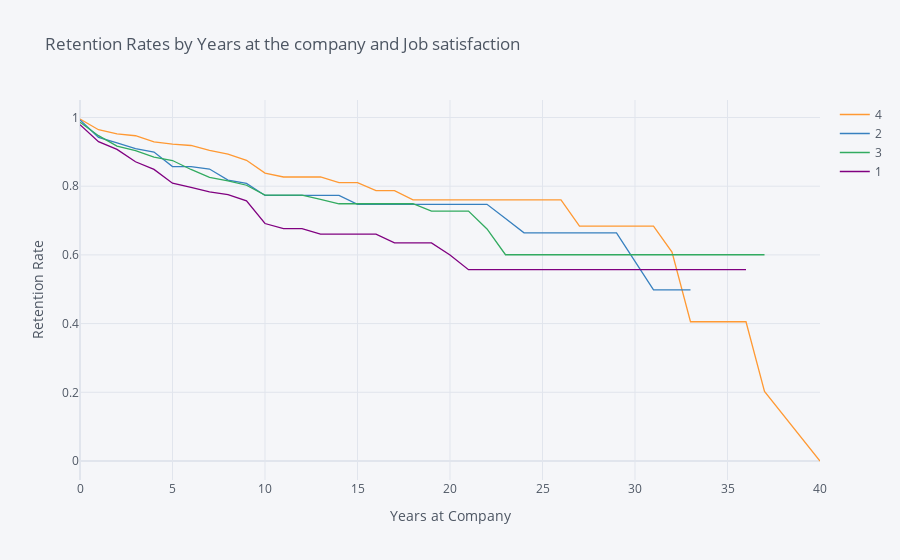

Notebook code for this chart:
### Markdown cell above
## 6. Let's find out how job satisfaction affects retention rates. Generate and plot survival curves for each level of job satisfaction by number of years at the company.

### Code cell
rates = survival(data, 'JobSatisfaction', 'YearsAtCompany', 'Attrition')

rates.iplot(kind='line', xTitle='Years at Company', yTitle='Retention Rate',
            title='Retention Rates by Years at the company and Job satisfaction')

### Figure 1 — Plotly figure (JSON) as saved in the notebook; plotly's stock layout.template omitted (floating-point values rounded to 4 significant figures)
{"data": [{"line": {"color": "rgba(255, 153, 51, 1.0)", "dash": "solid", "shape": "linear", "width": 1.3}, "mode": "lines", "name": "4", "text": "", "type": "scatter", "x": [0, 1, 2, 3, 4, 5, 6, 7, 8, 9, 10, 11, 12, 13, 14, 15, 16, 17, 18, 19, 20, 21, 22, 23, 24, 25, 26, 27, 29, 30, 31, 32, 33, 34, 36, 37, 40], "y": [0.9956, 0.9645, 0.9523, 0.9469, 0.929, 0.9226, 0.9185, 0.9043, 0.8933, 0.8754, 0.838, 0.8268, 0.8268, 0.8268, 0.8103, 0.8103, 0.7872, 0.7872, 0.76, 0.76, 0.76, 0.76, 0.76, 0.76, 0.76, 0.76, 0.76, 0.684, 0.684, 0.684, 0.684, 0.608, 0.4053, 0.4053, 0.4053, 0.2027, 0]}, {"line": {"color": "rgba(55, 128, 191, 1.0)", "dash": "solid", "shape": "linear", "width": 1.3}, "mode": "lines", "name": "2", "text": "", "type": "scatter", "x": [0, 1, 2, 3, 4, 5, 6, 7, 8, 9, 10, 11, 12, 13, 14, 15, 16, 17, 18, 19, 20, 21, 22, 23, 24, 25, 26, 27, 29, 30, 31, 32, 33, 34, 36, 37, 40], "y": [0.9929, 0.9423, 0.9263, 0.9091, 0.8996, 0.8573, 0.8573, 0.85, 0.8179, 0.8083, 0.7731, 0.7731, 0.7731, 0.7731, 0.7731, 0.7474, 0.7474, 0.7474, 0.7474, 0.7474, 0.7474, 0.7474, 0.7474, 0.7059, 0.6643, 0.6643, 0.6643, 0.6643, 0.6643, 0.5813, 0.4983, 0.4983, 0.4983, "", "", "", ""]}, {"line": {"color": "rgba(50, 171, 96, 1.0)", "dash": "solid", "shape": "linear", "width": 1.3}, "mode": "lines", "name": "3", "text": "", "type": "scatter", "x": [0, 1, 2, 3, 4, 5, 6, 7, 8, 9, 10, 11, 12, 13, 14, 15, 16, 17, 18, 19, 20, 21, 22, 23, 24, 25, 26, 27, 29, 30, 31, 32, 33, 34, 36, 37, 40], "y": [0.9864, 0.9471, 0.917, 0.9033, 0.8849, 0.8748, 0.8487, 0.8259, 0.8157, 0.8028, 0.7739, 0.7739, 0.7739, 0.7618, 0.7489, 0.7489, 0.7489, 0.7489, 0.7489, 0.7275, 0.7275, 0.7275, 0.6755, 0.6005, 0.6005, 0.6005, 0.6005, 0.6005, 0.6005, 0.6005, 0.6005, 0.6005, 0.6005, 0.6005, 0.6005, 0.6005, ""]}, {"line": {"color": "rgba(128, 0, 128, 1.0)", "dash": "solid", "shape": "linear", "width": 1.3}, "mode": "lines", "name": "1", "text": "", "type": "scatter", "x": [0, 1, 2, 3, 4, 5, 6, 7, 8, 9, 10, 11, 12, 13, 14, 15, 16, 17, 18, 19, 20, 21, 22, 23, 24, 25, 26, 27, 29, 30, 31, 32, 33, 34, 36, 37, 40], "y": [0.9792, 0.9297, 0.9071, 0.8711, 0.8489, 0.8087, 0.7965, 0.7833, 0.7752, 0.7572, 0.6913, 0.6766, 0.6766, 0.6605, 0.6605, 0.6605, 0.6605, 0.6351, 0.6351, 0.6351, 0.5998, 0.557, 0.557, 0.557, 0.557, 0.557, 0.557, 0.557, 0.557, 0.557, 0.557, 0.557, 0.557, 0.557, 0.557, "", ""]}], "layout": {"autosize": true, "legend": {"bgcolor": "#F5F6F9", "font": {"color": "#4D5663"}}, "paper_bgcolor": "#F5F6F9", "plot_bgcolor": "#F5F6F9", "title": {"font": {"color": "#4D5663"}, "text": "Retention Rates by Years at the company and Job satisfaction"}, "xaxis": {"autorange": true, "gridcolor": "#E1E5ED", "range": [0, 40], "showgrid": true, "tickfont": {"color": "#4D5663"}, "title": {"font": {"color": "#4D5663"}, "text": "Years at Company"}, "type": "linear", "zerolinecolor": "#E1E5ED"}, "yaxis": {"autorange": true, "gridcolor": "#E1E5ED", "range": [-0.05531, 1.051], "showgrid": true, "tickfont": {"color": "#4D5663"}, "title": {"font": {"color": "#4D5663"}, "text": "Retention Rate"}, "type": "linear", "zerolinecolor": "#E1E5ED"}}}
